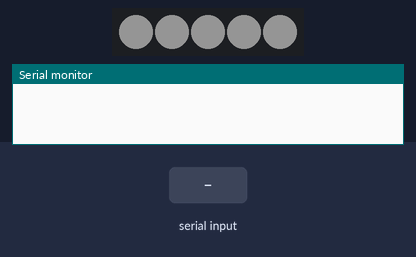
This sketch was run on a simulated Arduino Uno, built with avr-gcc and run on an emulated ATmega328P. On the bench: 5 RGB LEDs in strip order, left to right, the last lines printed to the serial monitor. Inputs (shaded band) come from the test bench. Dim RGB values are drawn brighter than linear; random numbers use the default seed unless the sketch sets one.

Above: at 1.2 s.
1.3 s: "STOP SPEAKING\n" received over Serial
At 2.4 s:
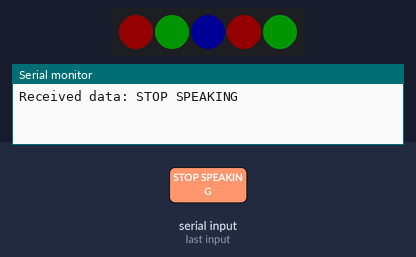
2.9 s: "COLOR: 90\n" received over Serial
At 4.2 s:
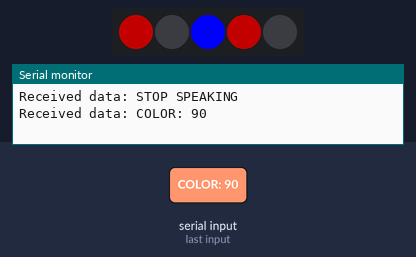
5.4 s: "SPEAKING\n" received over Serial
6.9 s: "KEYWORD\n" received over Serial
8.5 s: "COLOR: ,45\n" received over Serial
At 9.48 s:
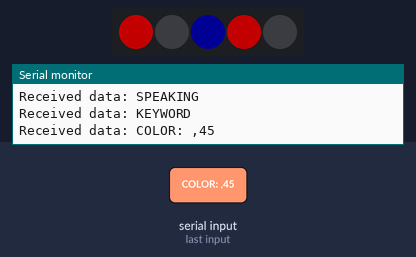
10.2 s: "COLOR: 90,45,200\n" received over Serial
At 10.65 s:
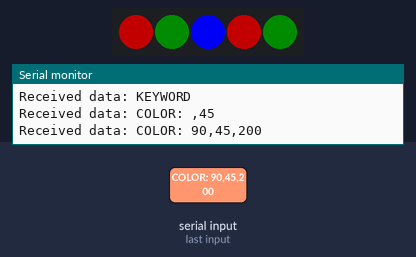
Timing chart, 0 to 13.0 s (numbered marks = the images above; inputs shaded):
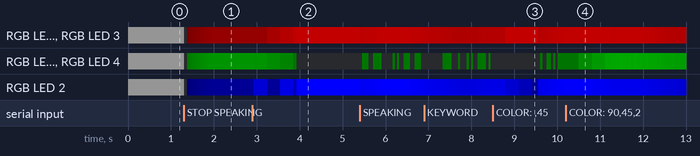

Measured:
- after the input at 1.3 s, the LEDs: first change at once (image 1 shows a later state)
- after the input at 2.9 s, the LEDs: first change at once (image 2 shows a later state)

The sketch:

led.ino
```cpp
// color grad change

#include <FastLED.h>

#define NUM_LEDS 5
#define DATA_PIN 9
#define CLOCK_PIN 7

#define FADE_STEPS 50
#define FADE_DELAY 20
#define FLUCTUATION_RANGE 2
#define FLASH_DURATION 100

CRGB leds[NUM_LEDS];
CRGB currentColor = CRGB(20, 20, 20);  // Default dim white light
CRGB targetColor = CRGB(20, 20, 20);
bool fluctuateMode = false;  // Speaking effect
bool flashFlag = false;      // Flash effect flag


void fadeIn(CRGB target, int steps, int delayMs);


void setup() {
    Serial.begin(9600);
    FastLED.addLeds<APA102, DATA_PIN, CLOCK_PIN, BGR>(leds, NUM_LEDS);
    FastLED.clear();
    FastLED.show();
    fill_solid(leds, NUM_LEDS, currentColor);
    FastLED.show();
}

void loop() {
    if (Serial.available()) {
        String data = Serial.readStringUntil('\n');
        data.trim();

        Serial.print("Received data: ");
        Serial.println(data);

        int r, g, b;
        char rawData[20];
        data.toCharArray(rawData, sizeof(rawData));

        if (data == "SPEAKING") {
            fluctuateMode = true;
        }
        else if (data == "STOP SPEAKING") {
            fluctuateMode = false;
            fadeIn(currentColor, 30, 20);
        }
        else if (data.startsWith("COLOR: ")) {
            sscanf(rawData, "COLOR: %d,%d,%d", &r, &g, &b);
            transitionToColor(r, g, b);
        }
        else if (data == "KEYWORD") {
            flashFlag = true;
        }
        else if (data == "START SESSION" || data == "END SESSION") {
            // No effect on LED behavior
        }
    }

    if (fluctuateMode) {
        fluctuate();
    }

    if (flashFlag) {
        flash();
        flashFlag = false;
    }
}

// Smoothly transition to a new color
void transitionToColor(int targetR, int targetG, int targetB) {
    targetColor = CRGB(targetR, targetG, targetB);

    for (int step = 0; step <= FADE_STEPS; step++) {
        float blendFactor = (float)step / FADE_STEPS;
        CRGB blendedColor = CRGB(
            (1 - blendFactor) * currentColor.r + blendFactor * targetR,
            (1 - blendFactor) * currentColor.g + blendFactor * targetG,
            (1 - blendFactor) * currentColor.b + blendFactor * targetB
        );
        displaySeparateRGB(blendedColor);
        delay(FADE_DELAY);
    }

    currentColor = targetColor;
}


// Fluctuation effect when speaking
void fluctuate() {
    static float t = 0.0;  // 时间变量
    static float speed = 0.1;  // 呼吸速度
    static float base = 0.8;   // 基础亮度（百分比）
    static float range = 0.2;  // 呼吸幅度（亮度浮动范围）

    t += speed;

    float brightnessFactor = base + range * sin(t);  // 让亮度上下浮动 (sin波)

    int fluctuation = random(-FLUCTUATION_RANGE, FLUCTUATION_RANGE + 1);

    CRGB fluctuatedColor = CRGB(
        constrain(currentColor.r * brightnessFactor + fluctuation, 0, 255),
        constrain(currentColor.g * brightnessFactor + fluctuation, 0, 255),
        constrain(currentColor.b * brightnessFactor + fluctuation, 0, 255)
    );

    displaySeparateRGB(fluctuatedColor);
    delay(50);  // 稍微短一点点，呼吸更顺滑
}

// Flash effect for "KEYWORD"
void flash() {
    CHSV hsvColor = rgb2hsv_approximate(currentColor);  // Convert current color to HSV
    int boostedBrightness = constrain(hsvColor.value + 10, 0, 255); // Increase brightness but stay within limits

    CHSV flashedHSV = CHSV(hsvColor.hue, hsvColor.saturation, boostedBrightness);
    CRGB flashedRGB;
    hsv2rgb_rainbow(flashedHSV, flashedRGB);  // Convert back to RGB

    // Set LED to brighter version of the current color
    displaySeparateRGB(flashedRGB);
    delay(100);

    // Restore the original color
    displaySeparateRGB(flashedRGB);
}


void fadeIn(CRGB target, int steps = 30, int delayMs = 20) {
    for (int i = 0; i <= steps; i++) {
        float brightnessFactor = (float)i / steps;
        CRGB fadedColor = CRGB(
            target.r * brightnessFactor,
            target.g * brightnessFactor,
            target.b * brightnessFactor
        );
        displaySeparateRGB(fadedColor);
        delay(delayMs);
    }
}


void displaySeparateRGB(CRGB color) {
    for (int i = 0; i < NUM_LEDS; i++) {
        int channel = i % 3;
        if (channel == 0) {
            leds[i] = CRGB(color.r, 0, 0);
        } else if (channel == 1) {
            leds[i] = CRGB(0, color.g, 0);
        } else {
            leds[i] = CRGB(0, 0, color.b);
        }
    }
    FastLED.show();
}
```
